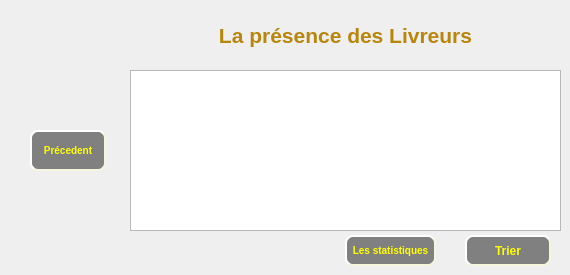
    <widget class="QWidget" name="page_7">
     <widget class="QLabel" name="label_6">
      <property name="geometry">
       <rect>
        <x>210</x>
        <y>20</y>
        <width>271</width>
        <height>31</height>
       </rect>
      </property>
      <property name="styleSheet">
       <string notr="true">font: 75 italic 55pt &quot;Montserrat&quot;;</string>
      </property>
      <property name="text">
       <string>&lt;html&gt;&lt;head/&gt;&lt;body&gt;&lt;p align=&quot;center&quot;&gt;&lt;span style=&quot; font-size:16pt; font-weight:600; color:#b8860b;&quot;&gt;La présence des Livreurs&lt;/span&gt;&lt;/p&gt;&lt;/body&gt;&lt;/html&gt;</string>
      </property>
     </widget>
     <widget class="QLabel" name="label_pic_7">
      <property name="geometry">
       <rect>
        <x>30</x>
        <y>30</y>
        <width>81</width>
        <height>81</height>
       </rect>
      </property>
      <property name="text">
       <string/>
      </property>
     </widget>
     <widget class="QTableView" name="tableView_2">
      <property name="geometry">
       <rect>
        <x>130</x>
        <y>70</y>
        <width>431</width>
        <height>161</height>
       </rect>
      </property>
      <property name="styleSheet">
       <string notr="true">background: rgb(173, 255, 47);
alternate-background-color: rgb(220, 220, 220);
show-decoration-selected: 1;

QtabtleView::item:selected {
    border: 1px solid #6a6ea9;
}
</string>
      </property>
      <attribute name="horizontalHeaderDefaultSectionSize">
       <number>150</number>
      </attribute>
     </widget>
     <widget class="QPushButton" name="pushButton_trier">
      <property name="geometry">
       <rect>
        <x>465</x>
        <y>235</y>
        <width>86</width>
        <height>31</height>
       </rect>
      </property>
      <property name="styleSheet">
       <string notr="true">QPushButton#pushButton_trier{
background-color: grey;
    border-style: outset;
    border-width: 2px;
    border-radius: 8px;
    border-color: beige;
    font:  bold 12px;
    color:yellow;
    min-width: 5em;
    padding: 6px;
}
#pushButton_trier:hover {
    background-color:rgb(222, 184, 135);
    border-style: outset;
    border-width: 2px;
    border-radius: 8px;
    border-color: beige;
    font:  bold 10px;
    color:yellow;
    min-width: 5em;
    padding: 6px;
}

#pushButton_trier:pressed{
background-color: grey;
    border-style: outset;
    border-width: 2px;
    border-radius: 8px;
    border-color: beige;
    font:  bold 10px;
    color:yellow;
    min-width: 5em;
    padding: 6px;}</string>
      </property>
      <property name="text">
       <string>Trier</string>
      </property>
     </widget>
     <widget class="QPushButton" name="pushButton_precedent_4">
      <property name="geometry">
       <rect>
        <x>30</x>
        <y>130</y>
        <width>76</width>
        <height>41</height>
       </rect>
      </property>
      <property name="styleSheet">
       <string notr="true">QPushButton#pushButton_precedent_4{
background-color: grey;
    border-style: outset;
    border-width: 2px;
    border-radius: 8px;
    border-color: beige;
    font:  bold 10px;
    color:yellow;
    min-width: 5em;
    padding: 6px;
}
#pushButton_precedent_4:hover {
    background-color:rgb(222, 184, 135);
    border-style: outset;
    border-width: 2px;
    border-radius: 8px;
    border-color: beige;
    font:  bold 10px;
    color:yellow;
    min-width: 5em;
    padding: 6px;
}

#pushButton_precedent_4:pressed{
background-color: grey;
    border-style: outset;
    border-width: 2px;
    border-radius: 8px;
    border-color: beige;
    font:  bold 10px;
    color:yellow;
    min-width: 5em;
    padding: 6px;}</string>
      </property>
      <property name="text">
       <string>Précedent</string>
      </property>
     </widget>
     <widget class="QPushButton" name="pushButton_stat">
      <property name="geometry">
       <rect>
        <x>345</x>
        <y>235</y>
        <width>91</width>
        <height>31</height>
       </rect>
      </property>
      <property name="styleSheet">
       <string notr="true">QPushButton#pushButton_stat{
background-color: grey;
    border-style: outset;
    border-width: 2px;
    border-radius: 8px;
    border-color: beige;
    font:  bold 10px;
    color:yellow;
    min-width: 5em;
    padding: 6px;
}
#pushButton_stat:hover {
    background-color:rgb(222, 184, 135);
    border-style: outset;
    border-width: 2px;
    border-radius: 8px;
    border-color: beige;
    font:  bold 10px;
    color:yellow;
    min-width: 5em;
    padding: 6px;
}

#pushButton_stat:pressed{
background-color: grey;
    border-style: outset;
    border-width: 2px;
    border-radius: 8px;
    border-color: beige;
    font:  bold 10px;
    color:yellow;
    min-width: 5em;
    padding: 6px;}</string>
      </property>
      <property name="text">
       <string>Les statistiques</string>
      </property>
     </widget>
    </widget>
